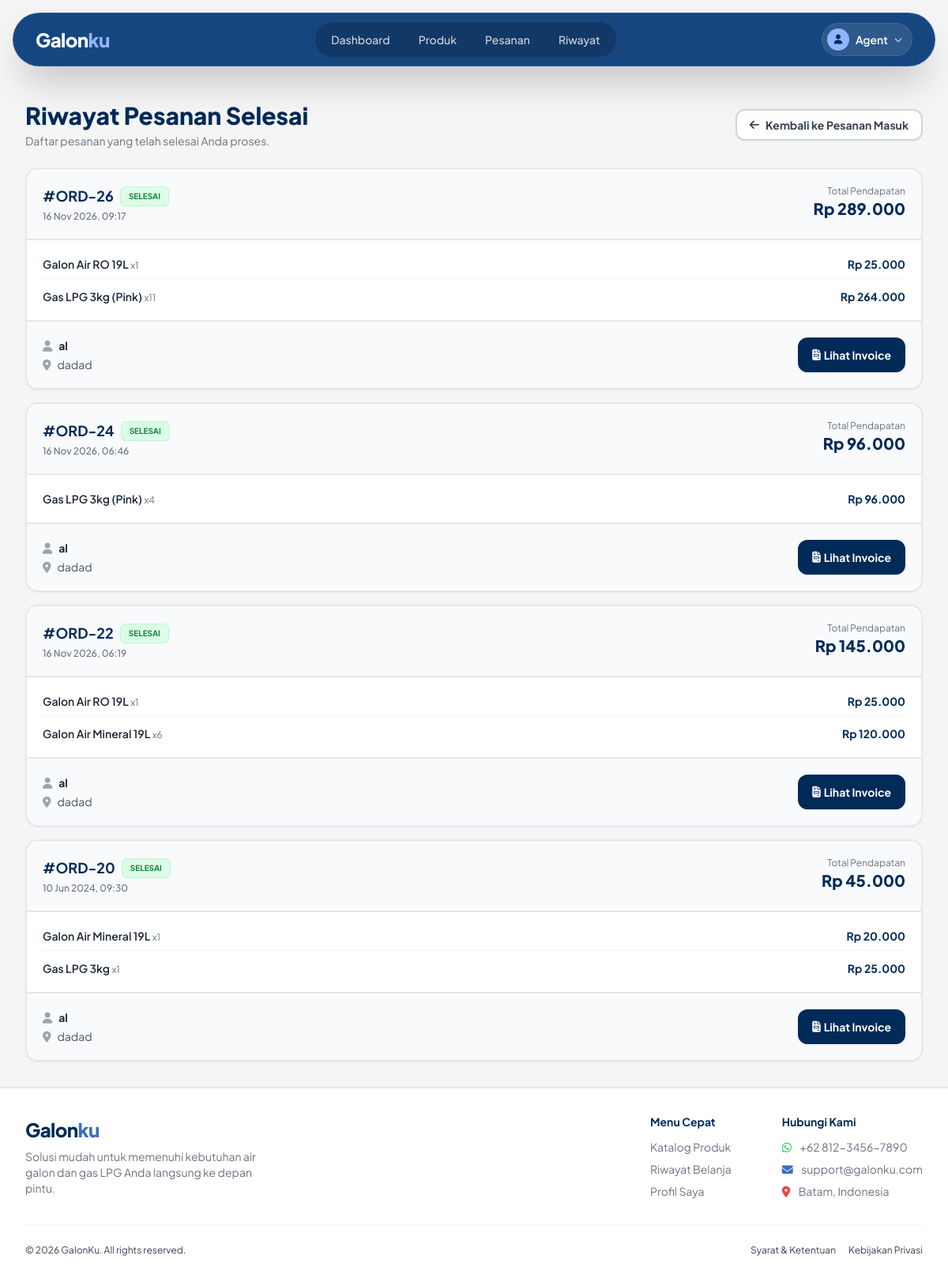
Screenshot of /agent/riwayat.php (signed in) with the database file from the repository.
### tables this page shows
CREATE TABLE `orders` (
  `id_order` int NOT NULL,
  `order_date` datetime DEFAULT CURRENT_TIMESTAMP,
  `total_price` decimal(10,2) DEFAULT NULL,
  `id_user` int DEFAULT NULL,
  `id_agent` int DEFAULT NULL
);

CREATE TABLE `order_detail` (
  `id_order_detail` int NOT NULL,
  `quantity_item` int NOT NULL,
  `status` enum('SELESAI','DIPROSES','PENGANTARAN','MENUNGGU KONFIRMASI AGENT') NOT NULL,
  `subtotal` decimal(10,2) NOT NULL,
  `id_order` int DEFAULT NULL,
  `id_product` int DEFAULT NULL
);

CREATE TABLE `product` (
  `id_product` int NOT NULL,
  `id_agent` int NOT NULL,
  `img` varchar(255) DEFAULT NULL,
  `name_product` varchar(100) NOT NULL,
  `price` decimal(10,2) NOT NULL,
  `stock` int NOT NULL
);

CREATE TABLE `users` (
  `id_user` int NOT NULL,
  `foto` longblob,
  `username` varchar(50) NOT NULL,
  `password` varchar(255) NOT NULL,
  `no_hp` varchar(255) NOT NULL,
  `email` varchar(100) DEFAULT NULL,
  `address` text,
  `depot` varchar(50) DEFAULT NULL,
  `id_role` int DEFAULT NULL
);

### agent/riwayat.php (the view, shortened to what this page needs)
<?php
include __DIR__ . '/../koneksi.php';
$id_user = $_SESSION['id_user'];
?>
<!DOCTYPE html>
<html lang="id">
<head>
    <?php include '../layout/assets.php'; ?>
</head>
<body class="font-sans antialiased bg-surface">
    <?php include '../layout/navbar.php'; ?>
    <main class="max-w-7xl mx-auto px-4 sm:px-6 lg:px-8 py-6 md:py-8">
        <div class="flex flex-col sm:flex-row justify-between items-start sm:items-center mb-6 gap-4">
            <div>
                <h1 class="text-2xl md:text-3xl font-extrabold text-primary mb-1">Riwayat Pesanan Selesai</h1>
                <p class="text-sm text-gray-500">Daftar pesanan yang telah selesai Anda proses.</p>
            </div>
            <a href="pesanan.php" class="bg-white border-2 border-gray-300 text-gray-700 px-4 py-2 rounded-xl text-sm font-bold hover:bg-gray-100 transition shadow-sm flex items-center gap-2">
                <i class="fa-solid fa-arrow-left"></i> Kembali ke Pesanan Masuk
            </a>
        </div>
        <div class="space-y-4">
            <?php
            $query = "SELECT DISTINCT o.id_order, o.order_date, o.total_price, u.username AS pembeli, u.no_hp, u.address
                      FROM orders o
                      JOIN users u ON o.id_user = u.id_user
                      JOIN order_detail od ON o.id_order = od.id_order
                      WHERE o.id_agent = '$id_user' AND od.status = 'SELESAI'
                      ORDER BY o.order_date DESC";
            $result = mysqli_query($koneksi, $query);
            while ($row = mysqli_fetch_assoc($result)) {
                $id_order = $row['id_order'];
            ?>
            <div class="bg-white rounded-2xl shadow-sm border-2 border-gray-200 overflow-hidden">
                <div class="bg-gray-50 p-4 md:p-5 flex flex-col sm:flex-row justify-between items-start border-b-2 border-gray-200 gap-4">
                    <div>
                        <div class="flex items-center gap-2 mb-1">
                            <p class="font-bold text-primary text-lg">#ORD-<?= $row['id_order']; ?></p>
                            <span class="text-[10px] font-bold px-2.5 py-1 rounded-md border bg-green-100 text-green-700 border-green-200">
                                SELESAI
                            </span>
                        </div>
                        <p class="text-xs text-gray-500 font-medium"><?= date('d M Y, H:i', strtotime($row['order_date'])); ?></p>
                    </div>
                    <div class="text-left sm:text-right w-full sm:w-auto flex sm:flex-col justify-between items-center sm:items-end">
                        <p class="text-xs text-gray-500">Total Pendapatan</p>
                        <p class="font-extrabold text-primary text-xl">Rp <?= number_format($row['total_price'], 0, ',', '.'); ?></p>
                    </div>
                </div>
                <div class="p-4 md:p-5 space-y-3">
                    <?php
                    $q_detail = "SELECT od.*, p.name_product
                                 FROM order_detail od
                                 JOIN product p ON od.id_product = p.id_product
                                 WHERE od.id_order = '$id_order'";
                    $res_detail = mysqli_query($koneksi, $q_detail);
                    while($d = mysqli_fetch_assoc($res_detail)):
                    ?>
                    <div class="flex justify-between items-center border-b border-gray-100 pb-2 last:border-0 last:pb-0">
                        <div>
                            <p class="font-semibold text-gray-800 text-sm"><?= htmlspecialchars($d['name_product']); ?> <span class="text-gray-500 text-xs font-normal">x<?= $d['quantity_item']; ?></span></p>
                        </div>
                        <p class="font-bold text-primary text-sm">Rp <?= number_format($d['subtotal'], 0, ',', '.'); ?></p>
                    </div>
                    <?php endwhile; ?>
                </div>
                <div class="bg-gray-50 p-4 md:p-5 border-t-2 border-gray-200 flex flex-col lg:flex-row justify-between items-center gap-4">
                    <div class="text-sm w-full lg:w-auto">
                        <p class="font-bold text-gray-800"><i class="fa-solid fa-user text-gray-400 mr-2"></i><?= htmlspecialchars($row['pembeli']); ?></p>
                        <p class="text-gray-600 mt-1"><i class="fa-solid fa-location-dot text-gray-400 mr-2"></i><?= htmlspecialchars($row['address'] ?? 'Alamat tidak tersedia'); ?></p>
                    </div>
                    <div class="flex flex-col sm:flex-row gap-2 w-full lg:w-auto">
                        <a href="invoice.php?id=<?= $row['id_order']; ?>" class="w-full sm:w-auto text-center bg-primary border-2 border-primary text-white px-4 py-2.5 rounded-xl text-sm font-bold hover:bg-secondary hover:border-secondary transition shadow-sm flex items-center justify-center gap-1">
                            <i class="fa-solid fa-file-invoice"></i> Lihat Invoice
                        </a>
                    </div>
                </div>
            </div>
            <?php } ?>
        </div>
    </main>
    <?php include '../layout/footer.php'; ?>
</body>
</html>

### layout/assets.php (style rules this page uses)
body { background-color: #F1F5F9; font-family: 'Plus Jakarta Sans', sans-serif; color: #002B58; }

### rows the page displays
orders: id_order "26", order_date "16 Nov 2026, 09:17", total_price "289.000", id_user.username "al", id_user.address "dadad"
order_detail: id_product.name_product "Galon Air RO 19L", quantity_item "1", subtotal "25.000"
order_detail: id_product.name_product "Gas LPG 3kg (Pink)", quantity_item "11", subtotal "264.000"
orders: id_order "24", order_date "16 Nov 2026, 06:46", total_price "96.000", id_user.username "al", id_user.address "dadad"
order_detail: id_product.name_product "Gas LPG 3kg (Pink)", quantity_item "4", subtotal "96.000"
orders: id_order "22", order_date "16 Nov 2026, 06:19", total_price "145.000", id_user.username "al", id_user.address "dadad"
order_detail: id_product.name_product "Galon Air RO 19L", quantity_item "1", subtotal "25.000"
order_detail: id_product.name_product "Galon Air Mineral 19L", quantity_item "6", subtotal "120.000"
orders: id_order "20", order_date "10 Jun 2024, 09:30", total_price "45.000", id_user.username "al", id_user.address "dadad"
order_detail: id_product.name_product "Galon Air Mineral 19L", quantity_item "1", subtotal "20.000"
order_detail: id_product.name_product "Gas LPG 3kg", quantity_item "1", subtotal "25.000"

### other values shown
$nav_username "Agent"
